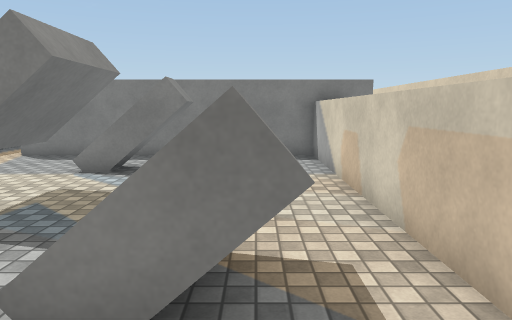
View 1 (above)

17 first-person views from a walk through a Unity game level. The camera is 1.5 m above the floor, tilts 8° down and sees 70° across. The floor is counted in squares, 1 m on a side. Each view is taken from the middle of a square. On the plan, view 1 faces up. The plan holds only what a view shows up to about 16 squares ahead; the rest is blank. The place goes on beyond the plan. The player character is not drawn. Some animated figures are not drawn. Surface patterns are stand-ins for the level's own textures.

View 2
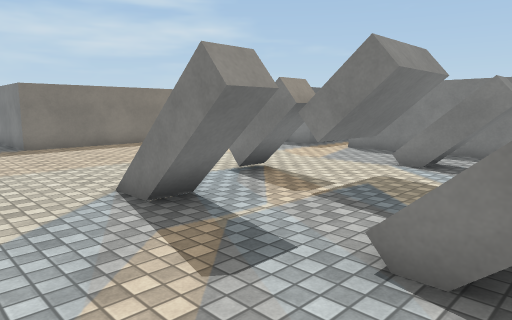

View 3
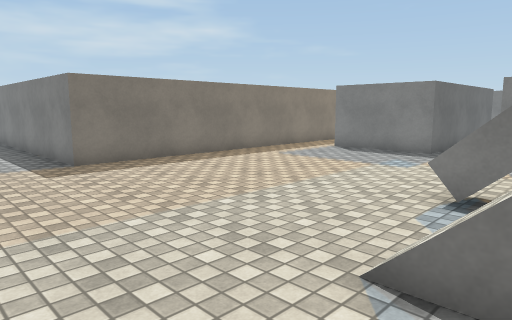

View 4
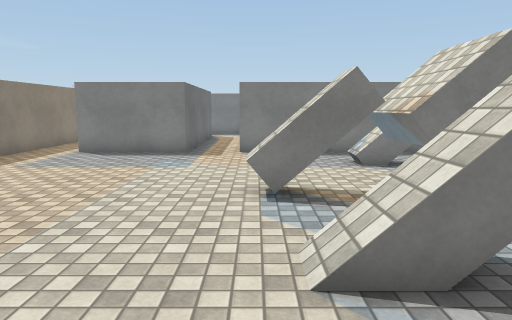

View 5
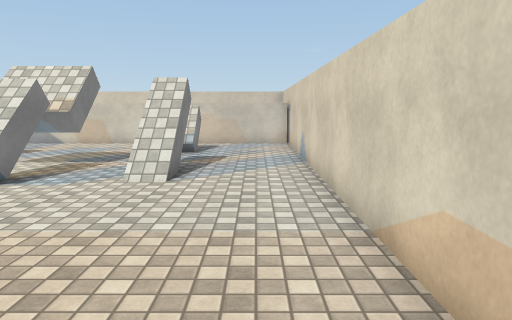

View 6
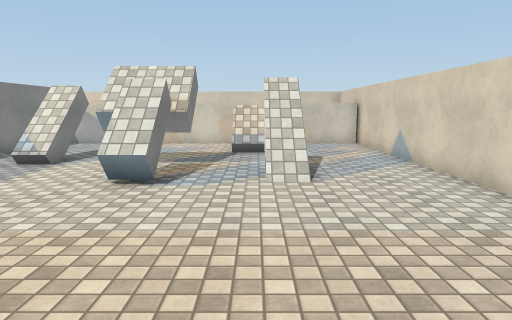

View 7
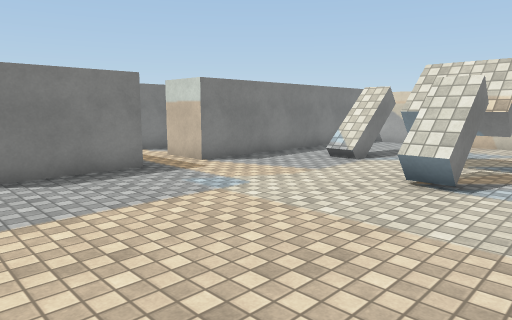

View 8
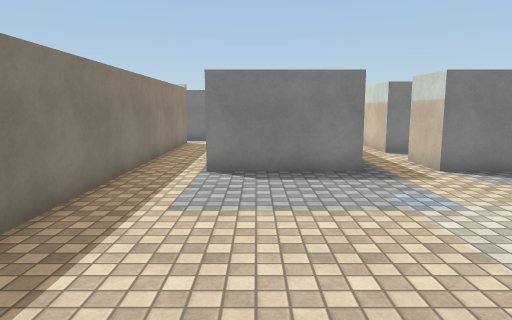

View 9
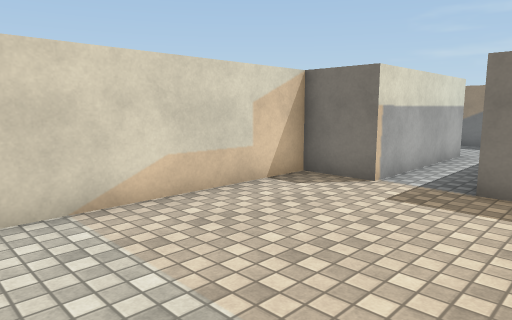

View 10
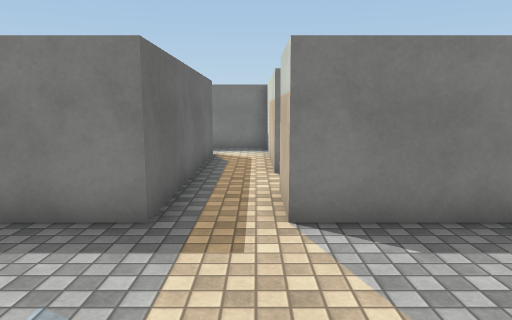

View 11
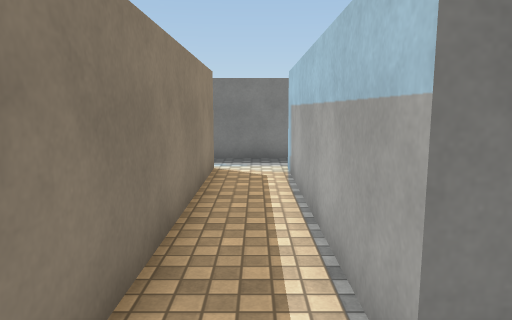

View 12
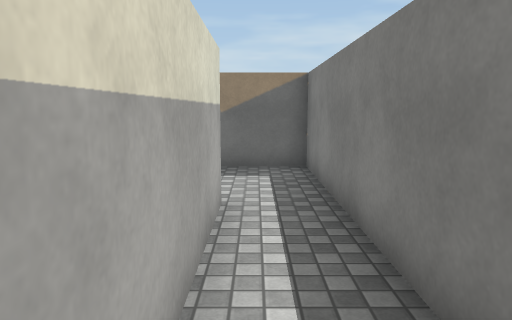

View 13
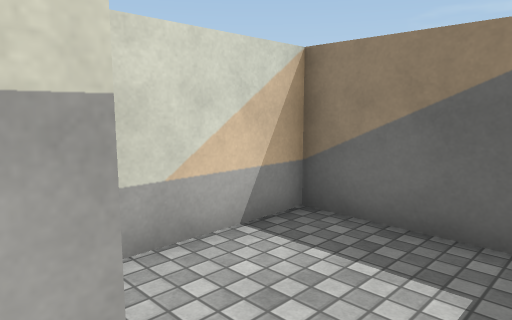

View 14
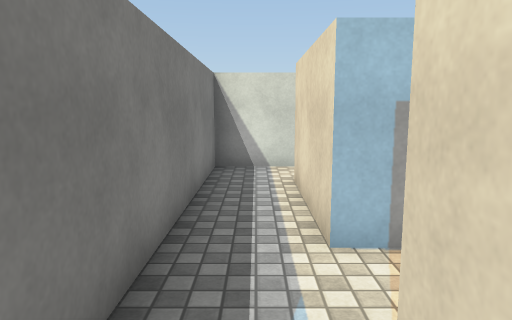

View 15
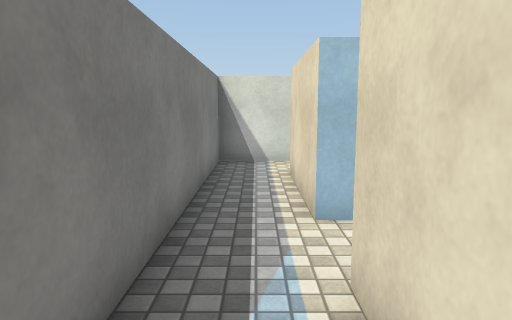

View 16
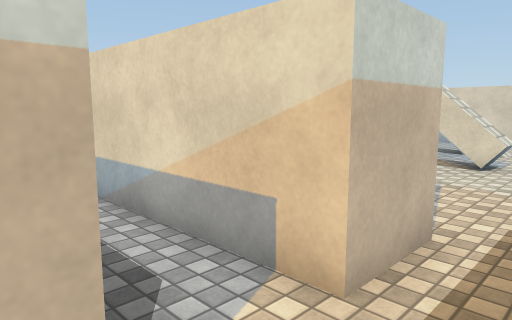

View 17
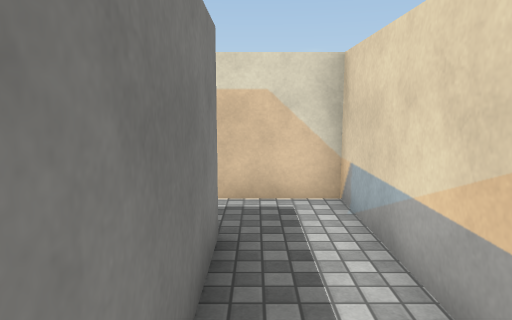

### Floor plan
Points are (right, up) in squares from view 1. A wall is a line through its corners. A room is listed if a view was taken in it or the views show most of it. See-through windows are left out.
Room 1 (views 1, 2, 3, 4, 5, 6, 7, 8, 9, 10, 11, 12, 13)
walls: (-5.5, 2.8) (-4.1, 2.8); (-1.5, 8.6) (-2, 8.6); (-9.4, 13.4) (-9.4, 11.7) (-13.2, 11.7) (-13.2, 19.2); (1.8, -1.4) (1.8, 11.7) (-7.6, 11.7) (-7.6, 13.6); (-20.8, 0.4) (-15.1, 0.4) (-15.1, -1.4) (2.2, -1.4); (-15.1, 19.2) (-15.1, 2.3) (-20.5, 2.3)
ways out: opening at (-14, 19) to room 2; opening at (-8.5, 12.5) to room 3; opening at (-21, 1.5)
objects: block (-7, 5) to (-6, 6); block (-5, 5) to (-4, 7); block (-1, 2) to (0, 4)
Room 2 (views 14, 15)
walls: (-17, 19.2) (-15.1, 19.2); (-13.4, 21.1) (-16.6, 21.1)
ways out: opening at (-14, 19) to room 1; opening at (-13, 20) to room 3
Room 3 (views 16, 17)
walls: (-7.6, 13.6) (-1.9, 13.6) (-1.9, 15.8); (-3.8, 15.4) (-7.6, 15.4) (-7.6, 21.1) (-13.4, 21.1); (-13.2, 19.2) (-9.4, 19.2) (-9.4, 13.4)
ways out: opening at (-8.5, 12.5) to room 1; opening at (-13, 20) to room 2; opening at (-3, 16.5)

Where each view was taken, in squares from view 1:
view 1: 0 up, 0 right, facing up
view 2: 1 down, 0 right, facing up-left
view 3: 1 down, 5 left, facing up-left
view 4: 1 down, 7 left, facing up
view 5: 0 up, 14 left, facing right
view 6: 3 up, 14 left, facing right
view 7: 3 up, 14 left, facing up-right
view 8: 3 up, 12 left, facing up
view 9: 4 up, 8 left, facing down-left
view 10: 7 up, 8 left, facing up
view 11: 10 up, 14 left, facing up
view 12: 1 up, 15 left, facing left
view 13: 2 up, 20 left, facing down-left
view 14: 20 up, 17 left, facing right
view 15: 20 up, 18 left, facing right
view 16: 16 up, 9 left, facing down-right
view 17: 15 up, 8 left, facing right
